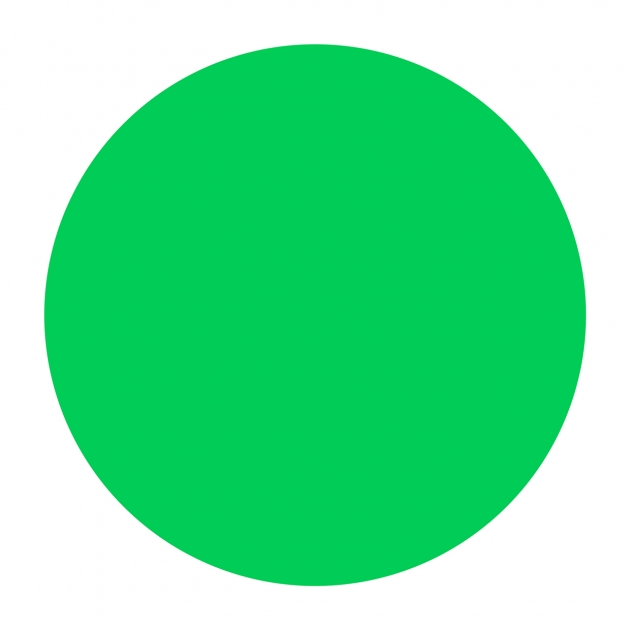
//> input picture visio_pkg/visio_pkg/test_imatges/figura1.jpg, 630 x 630 px
$ ./vision_offline ../test_imatges/figura1.jpg   (built with g++ and OpenCV 4)
//> lines starting //> are read from the running program, lines starting //| are printed output that depends on the picture; after the words box and inside, x2 and y2 are one past the last pixel; in counts of white or black regions, pixels touching at a corner belong together
#include <iostream>
#include <vector>
#include <opencv2/opencv.hpp>

int main(int argc, char** argv)
{
    if (argc < 2) {
        std::cout << "Ús: vision_offline ruta_imatge" << std::endl;
        return 1;
    }

    cv::Mat img = cv::imread(argv[1], cv::IMREAD_COLOR);
//> img is the input picture: 630 rows x 630 cols, CV_8UC3; mean B, G, R 157.2, 225.6, 107

    if (img.empty()) {
        std::cout << "No s'ha pogut carregar la imatge." << std::endl;
        return 1;
    }

    // 1. Convertir a grisos
    cv::Mat gray;
    cv::cvtColor(img, gray, cv::COLOR_BGR2GRAY);
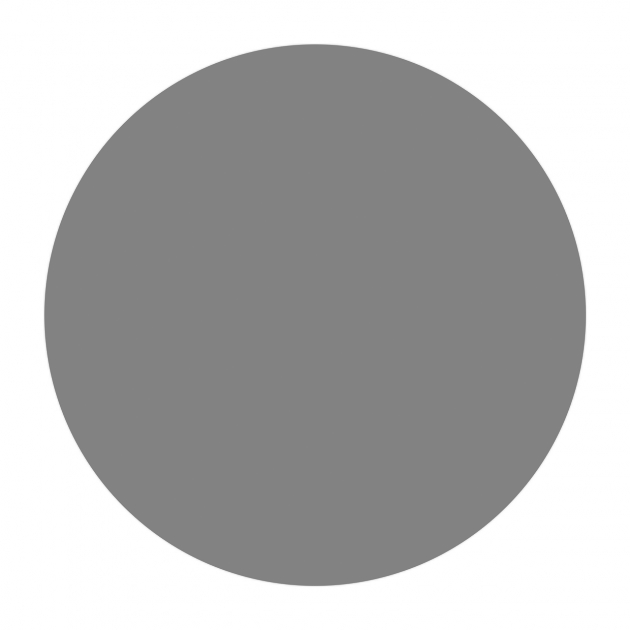
//> gray: 630 rows x 630 cols, CV_8UC1; min 126, max 255, mean 182.2

    // 2. Suavitzat
    cv::GaussianBlur(gray, gray, cv::Size(5, 5), 0);
//> gray: 630 rows x 630 cols, CV_8UC1; 11.42% of pixels changed, all inside (x1, y1, x2, y2) = (0, 0, 630, 630)

    // 3. Binarització
    cv::Mat mask;
    cv::threshold(gray, mask, 0, 255, cv::THRESH_BINARY_INV | cv::THRESH_OTSU);
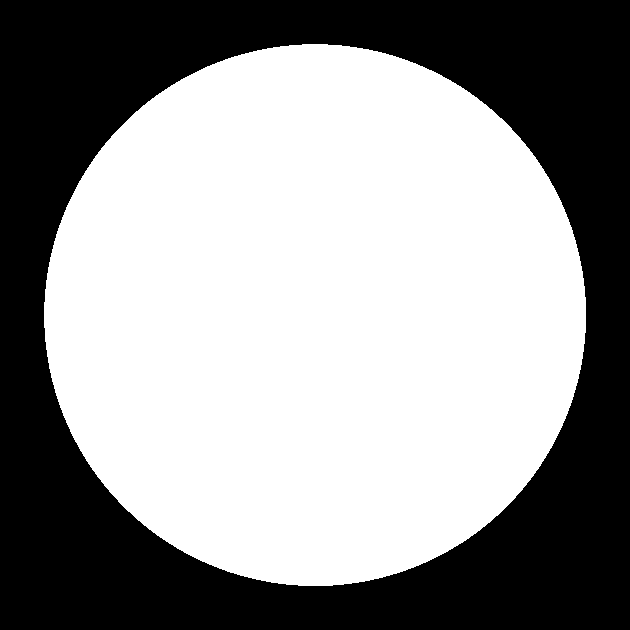
//> mask: 630 rows x 630 cols, CV_8UC1; 58.1% white; 1 black region

    // 4. Neteja morfològica
    cv::Mat kernel = cv::getStructuringElement(cv::MORPH_RECT, cv::Size(5, 5));
    cv::morphologyEx(mask, mask, cv::MORPH_CLOSE, kernel);
    cv::morphologyEx(mask, mask, cv::MORPH_OPEN, kernel);

    // 5. Buscar contorns
    std::vector<std::vector<cv::Point>> contours;
    cv::findContours(mask, contours, cv::RETR_EXTERNAL, cv::CHAIN_APPROX_SIMPLE);
//> contours = 1 contour; box (x1, y1, x2, y2) and area: (44, 44, 586, 586) 229868

    if (contours.empty()) {
        std::cout << "No s'ha detectat cap contorn." << std::endl;
        return 1;
    }

    // 6. Escollir el contorn més gran
    int best_idx = 0;
    double best_area = 0.0;

    for (int i = 0; i < contours.size(); ++i) {
        double area = cv::contourArea(contours[i]);
        if (area > best_area) {
            best_area = area;
            best_idx = i;
        }
    }
//> this loop made 1 pass
//> (area, best_area) on pass 1: (229868.5, 229868.5)
//> after the loop, best_area = 229868.5; best_idx = 0

    std::cout << "Àrea del millor contorn: " << best_area << std::endl;
//| Àrea del millor contorn: 229868

    // 7. Simplificar contorn
    std::vector<cv::Point> approx;
    double epsilon = 0.01 * cv::arcLength(contours[best_idx], true);
//> epsilon = 17.93
    cv::approxPolyDP(contours[best_idx], approx, epsilon, true);
//> approx = 16 Points (x, y), first 12: [302, 44], [207, 66], [111, 136], [59, 225], [44, 327], [70, 431], [138, 520], [227, 571], [332, 585], [425, 562], [515, 497], [570, 405]

    std::cout << "Contorn original amb " << contours[best_idx].size() << " punts." << std::endl;
//| Contorn original amb 776 punts.
    std::cout << "Contorn simplificat amb " << approx.size() << " punts." << std::endl;
//| Contorn simplificat amb 16 punts.

    // 8. Dibuixar contorns
    cv::Mat contour_img = img.clone();

    // contorn original en verd
    cv::drawContours(contour_img,
                     contours,
                     best_idx,
                     cv::Scalar(0, 255, 0),
                     2);

    // contorn simplificat en vermell
    cv::drawContours(contour_img,
                     std::vector<std::vector<cv::Point>>{approx},
                     -1,
                     cv::Scalar(0, 0, 255),
                     2);
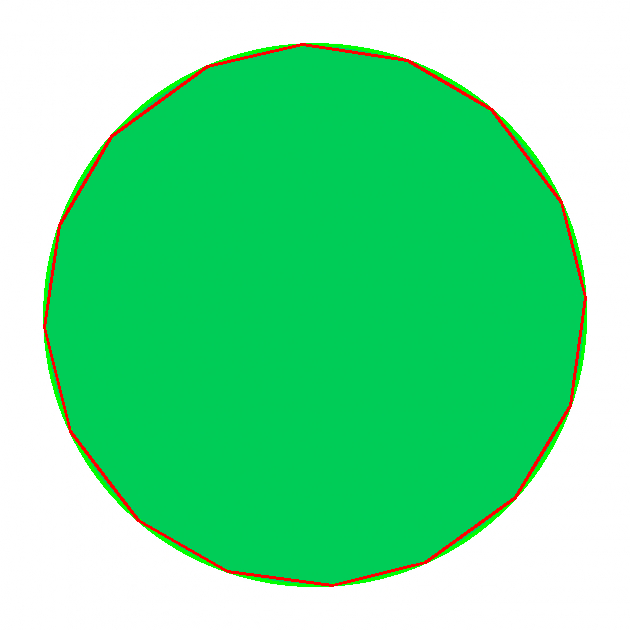
//> contour_img: 630 rows x 630 cols, CV_8UC3; mean B, G, R 154.1, 223.3, 108.8

    // 9. Convertir màscara a BGR per poder concatenar
    cv::Mat mask_bgr;
    cv::cvtColor(mask, mask_bgr, cv::COLOR_GRAY2BGR);
//> mask_bgr: 630 rows x 630 cols, CV_8UC3; 58.1% white; 1 black region, box (x1, y1, x2, y2) and area: (0, 0, 630, 630) 166265

    // 10. Redimensionar totes les imatges a la mateixa mida
    int display_width = 400;
    int display_height = 400;

    cv::Mat img_resized, mask_resized, contour_resized;

    cv::resize(img, img_resized, cv::Size(display_width, display_height));
    cv::resize(mask_bgr, mask_resized, cv::Size(display_width, display_height));
    cv::resize(contour_img, contour_resized, cv::Size(display_width, display_height));

    // 11. Afegir títols a cada imatge
    cv::putText(img_resized, "Original", cv::Point(20, 30),
                cv::FONT_HERSHEY_SIMPLEX, 0.8, cv::Scalar(0, 0, 255), 2);
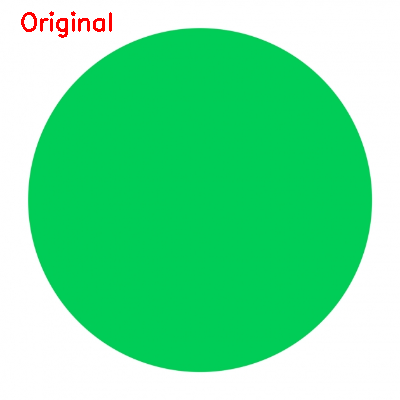
//> img_resized: 400 rows x 400 cols, CV_8UC3; mean B, G, R 156.1, 224.4, 106.9

    cv::putText(mask_resized, "Mascara", cv::Point(20, 30),
                cv::FONT_HERSHEY_SIMPLEX, 0.8, cv::Scalar(0, 0, 255), 2);
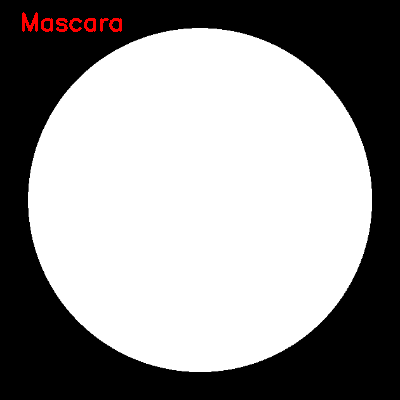
//> mask_resized: 400 rows x 400 cols, CV_8UC3; mean B, G, R 148.2, 148.2, 149.4

    cv::putText(contour_resized, "Contorn", cv::Point(20, 30),
                cv::FONT_HERSHEY_SIMPLEX, 0.8, cv::Scalar(255, 0, 0), 2);
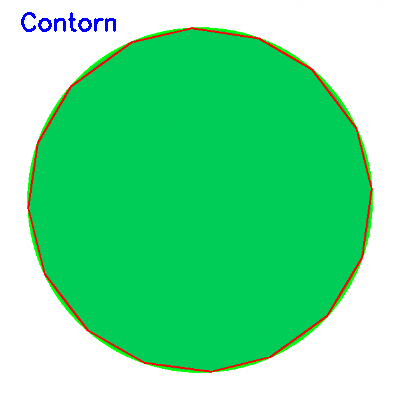
//> contour_resized: 400 rows x 400 cols, CV_8UC3; mean B, G, R 154.1, 222.2, 107.7

    // 12. Ajuntar les tres imatges en una sola finestra
    cv::Mat combined;
    cv::hconcat(std::vector<cv::Mat>{img_resized, mask_resized, contour_resized}, combined);
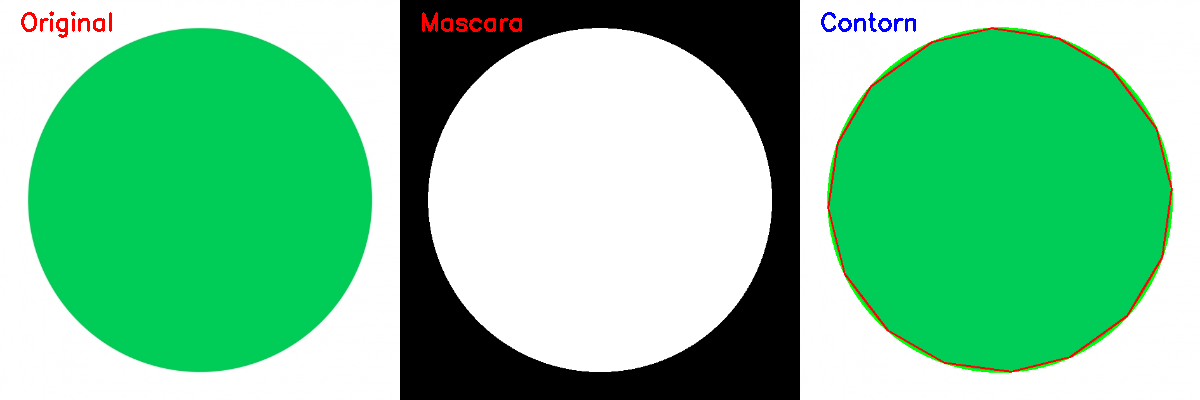
//> combined: 400 rows x 1200 cols, CV_8UC3; mean B, G, R 152.8, 198.3, 121.3

    // 13. Mostrar resultat
    cv::imshow("Resultat visio", combined);
    cv::waitKey(0);

    return 0;
}
